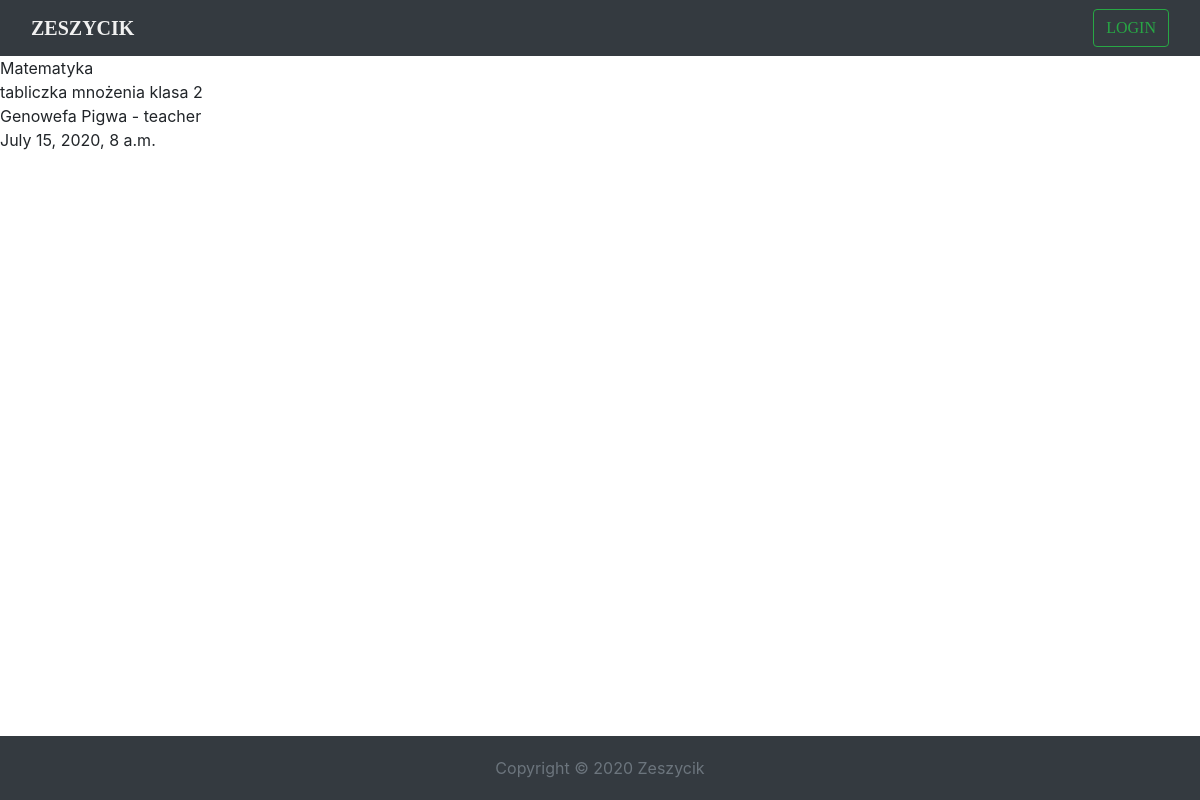
Page /lesson/detail/1 on the earlier database version.
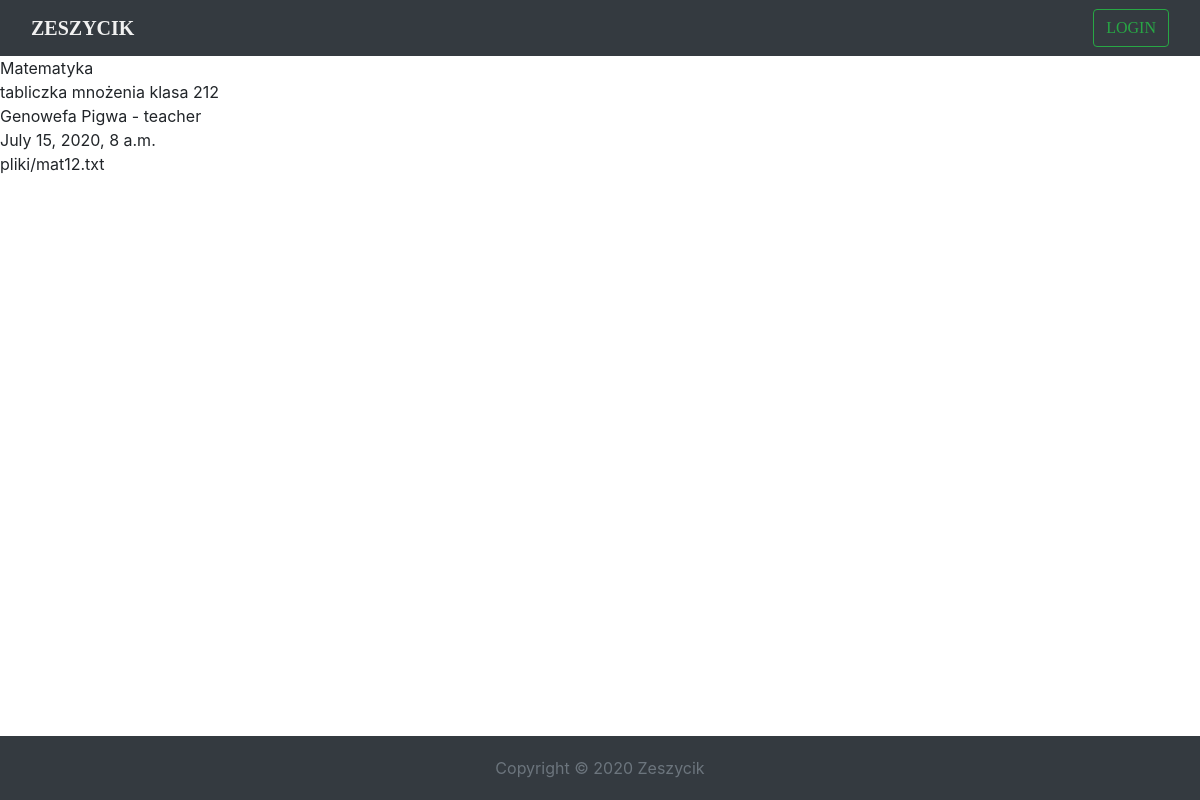
Same page on the later database version.
### school/models.py (models this page shows, shortened)
class Lesson(models.Model):
    name = models.CharField(max_length=150, unique=True, blank=False)
    description = models.TextField()
    teacher = models.ForeignKey(SchoolUser, on_delete=models.SET_NULL, null=True, blank=True, related_name='teacher')
    date = models.DateTimeField(default=timezone.now)
    data = models.FileField(blank=True, null=True)
    students = models.ManyToManyField(SchoolUser, null=True, blank=True, related_name='students')

class SchoolUser(models.Model):
    USERS_KIND = [
        ('administrator', 'Dyrektor'),
        ('teacher', 'Nauczyciel'),
        ('student', 'Uczeń')
    ]
    user = models.OneToOneField(User, on_delete=models.CASCADE, null=True, blank=True)
    permissions = models.CharField(choices=USERS_KIND, max_length=15)
    grades = models.CharField(max_length=150, default='')
    def __str__(self):
        return f'{self.user.first_name} {self.user.last_name} - {self.permissions}'

### school/views.py (the view)
# urls.py: path('lesson/detail/<pk>', LessonsDetailView.as_view(), name='lesson_detail'),
class LessonsDetailView(DetailView):
    template_name = 'lessons_detail.html'
    model = Lesson
    context_object_name = 'lesson'

### school/templates/lessons_detail.html
{% extends 'index.html' %}
{% load static %}
{% block content %}
    {{ lesson.name }}<br>
    {{ lesson.description }}<br>
    {{ lesson.teacher }}<br>
    {{ lesson.date }}<br>
    {{ lesson.data }}<br>
{% endblock content %}

### school/templates/index.html (shortened to what this page needs)
{% extends 'base.html' %}
{% load static %}

### school/templates/base.html (shortened to what this page needs)
{% load static %}
<!DOCTYPE html>
<html lang="en">
<head>
    <link rel="stylesheet" href="{% static 'css/index.css' %}">
    <link rel="stylesheet" href="https://stackpath.bootstrapcdn.com/bootstrap/4.5.0/css/bootstrap.min.css">
</head>
<body>
<nav class="navbar navbar-expand-sm navbar-default navbar-fixed-top bg-dark justify-content-end mt">
<div class="container-fluid">
  <a class="navbar-brand " href="{% url 'index' %}">ZESZYCIK</a>
      <form class="form-inline my-2 my-sm-0 " >
        {% if user.is_authenticated %}
            <a class="btn btn-outline-success padding " href="{% url 'dashboard' %}">Zalogowano: {{ user.username }} <span class="sr-only">(current)</span></a>
            <a class="btn btn-outline-success my-2 my-sm-0" href="{% url 'logout' %}">LOGOUT</a>
        {% else %}
            <a class="btn btn-outline-success my-2 my-sm-0" href="{% url 'login' %}">LOGIN</a>
        {% endif %}
      </form>
</div>
</nav>
    {% block content %}
    {% endblock %}
<div class="container-fluid">
<footer class="fixed-bottom bg-dark">
  <div class="text-center">
    <span class="text-muted">Copyright &copy; 2020 Zeszycik</span>
  </div>
</div>
</body>
</html>

### static/css/index.css (style rules this page uses)
body { margin-top: 70px; background-attachment: fixed; background-size: 100%; font-size: 16px; }
.navbar-default { background-color: #ffffff !important; border:0; font-family: "Poppins"; }
.navbar-brand { font-size: 30px; color: #f1f1f1 !important; font-weight: bold; }
footer { padding: 20px; }

Differences in the rows shown:
changed Lesson "Matematyka": description "tabliczka mnożenia klasa 2" → "tabliczka mnożenia klasa 212"; data (not shown) → "pliki/mat12.txt"
